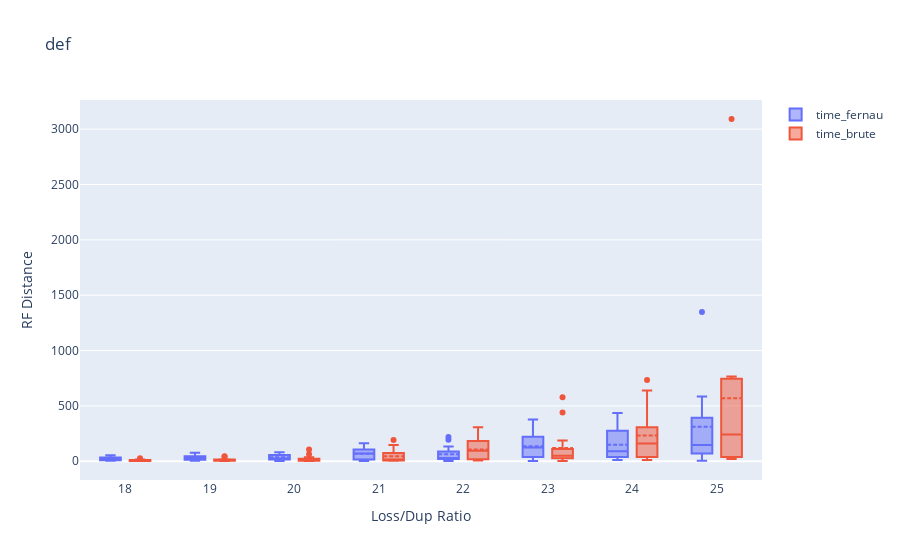

Here is the notebook cell this chart was saved with:
### Code cell
fig.show()

### Figure 1 — Plotly figure (JSON) as saved in the notebook; plotly's stock layout.template omitted (floating-point values rounded to 4 significant figures)
{"data": [{"boxmean": true, "name": "time_fernau", "x": [18, 18, 18, 18, 18, 18, 18, 18, 18, 18, 18, 18, 18, 18, 18, 19, 19, 19, 19, 19, 19, 19, 19, 19, 19, 19, 19, 19, 19, 19, 20, 20, 20, 20, 20, 20, 20, 20, 20, 20, 20, 20, 20, 20, 20, 21, 21, 21, 21, 21, 21, 21, 21, 21, 21, 21, 21, 21, 21, 21, 22, 22, 22, 22, 22, 22, 22, 22, 22, 22, 22, 22, 22, 22, 22, 23, 23, 23, 23, 23, 23, 23, 23, 23, 23, 23, 23, 23, 23, 23, 24, 24, 24, 24, 24, 24, 24, 24, 24, 24, 24, 24, 24, 24, 24, 25, 25, 25, 25, 25, 25, 25, 25, 25, 25], "y": [55, 24, 26, 26, 12, 5, 7, 24, 38, 31, 4, 35, 15, 4, 46, 40, 77, 22, 71, 46, 9, 6, 24, 12, 26, 45, 4, 31, 14, 47, 3, 11, 82, 58, 68, 20, 21, 3, 14, 39, 76, 49, 21, 25, 44, 16, 94, 163, 69, 3, 7, 45, 162, 101, 18, 76, 3, 15, 108, 120, 40, 90, 3, 22, 218, 195, 132, 25, 4, 18, 10, 82, 44, 29, 27, 81, 123, 241, 135, 4, 3, 262, 376, 6, 36, 233, 168, 182, 44, 122, 30, 354, 70, 140, 305, 12, 92, 435, 89, 32, 215, 47, 295, 88, 34, 392, 247, 51, 70, 115, 116, 1349, 176, 584, 4], "type": "box"}, {"boxmean": true, "name": "time_brute", "x": [18, 18, 18, 18, 18, 18, 18, 18, 18, 18, 18, 18, 18, 18, 18, 19, 19, 19, 19, 19, 19, 19, 19, 19, 19, 19, 19, 19, 19, 19, 20, 20, 20, 20, 20, 20, 20, 20, 20, 20, 20, 20, 20, 20, 20, 21, 21, 21, 21, 21, 21, 21, 21, 21, 21, 21, 21, 21, 21, 21, 22, 22, 22, 22, 22, 22, 22, 22, 22, 22, 22, 22, 22, 22, 22, 23, 23, 23, 23, 23, 23, 23, 23, 23, 23, 23, 23, 23, 23, 23, 24, 24, 24, 24, 24, 24, 24, 24, 24, 24, 24, 24, 24, 24, 24, 25, 25, 25, 25, 25, 25, 25, 25, 25, 25], "y": [4, 2, 4, 3, 6, 12, 9, 26, 3, 4, 12, 3, 5, 15, 3, 4, 4, 14, 5, 9, 44, 40, 15, 11, 3, 3, 17, 6, 4, 3, 105, 37, 3, 4, 6, 22, 5, 62, 2, 18, 6, 5, 19, 12, 7, 87, 4, 5, 5, 192, 146, 11, 34, 10, 7, 21, 79, 61, 8, 8, 61, 7, 307, 288, 21, 11, 17, 49, 95, 222, 207, 7, 96, 109, 105, 78, 3, 37, 49, 440, 578, 87, 10, 188, 84, 32, 35, 16, 25, 119, 202, 10, 232, 71, 27, 734, 307, 18, 100, 583, 81, 304, 18, 159, 640, 38, 765, 104, 745, 417, 304, 25, 179, 20, 3092], "type": "box"}], "layout": {"yaxis": {"title": {"text": "RF Distance"}}, "boxmode": "group", "title": {"text": "def"}, "xaxis": {"title": {"text": "Loss/Dup Ratio"}}}}
